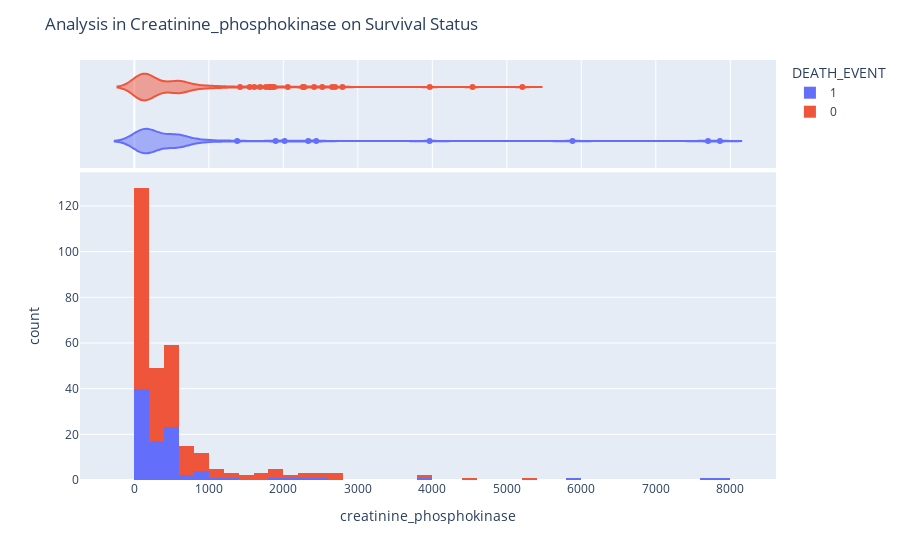

Notebook source saved alongside this figure:
### Markdown cell above
# Other Factors

### Code cell
fig = px.histogram(heart_data, x='creatinine_phosphokinase', color='DEATH_EVENT', marginal='violin', hover_data=heart_data.columns)
fig.update_layout(title_text='Analysis in Creatinine_phosphokinase on Survival Status')
fig.show()

### Figure 1 — Plotly figure (JSON) as saved in the notebook; plotly's stock layout.template omitted (floating-point values rounded to 4 significant figures; data arrays with more than 128 entries replaced by an {"elided": "..."} marker saying what was removed)
{"data": [{"alignmentgroup": "True", "bingroup": "x", "hovertemplate": "DEATH_EVENT=1<br>creatinine_phosphokinase=%{x}<br>count=%{y}<extra></extra>", "legendgroup": "1", "marker": {"color": "#636efa", "pattern": {"shape": ""}}, "name": "1", "offsetgroup": "1", "orientation": "v", "showlegend": true, "x": [582, 7861, 146, 111, 160, 47, 246, 315, 157, 123, 81, 231, 981, 168, 379, 149, 582, 125, 582, 128, 220, 582, 148, 112, 122, 60, 70, 582, 23, 249, 94, 582, 60, 855, 235, 582, 124, 571, 588, 582, 1380, 582, 553, 129, 577, 91, 3964, 69, 260, 371, 789, 364, 7702, 318, 582, 68, 250, 110, 161, 113, 5882, 582, 47, 76, 280, 154, 328, 129, 143, 582, 582, 168, 805, 943, 582, 233, 2334, 2442, 776, 66, 176, 395, 99, 145, 104, 582, 1896, 582, 418, 131, 427, 582, 166, 2017, 258, 1199], "xaxis": "x", "yaxis": "y", "type": "histogram"}, {"alignmentgroup": "True", "customdata": {"elided": "96x12 float values"}, "hovertemplate": "DEATH_EVENT=%{customdata[11]}<br>creatinine_phosphokinase=%{x}<br>age=%{customdata[0]}<br>anaemia=%{customdata[1]}<br>diabetes=%{customdata[2]}<br>ejection_fraction=%{customdata[3]}<br>high_blood_pressure=%{customdata[4]}<br>platelets=%{customdata[5]}<br>serum_creatinine=%{customdata[6]}<br>serum_sodium=%{customdata[7]}<br>sex=%{customdata[8]}<br>smoking=%{customdata[9]}<br>time=%{customdata[10]}<extra></extra>", "legendgroup": "1", "marker": {"color": "#636efa"}, "name": "1", "offsetgroup": "1", "scalegroup": "x", "showlegend": false, "x": [582, 7861, 146, 111, 160, 47, 246, 315, 157, 123, 81, 231, 981, 168, 379, 149, 582, 125, 582, 128, 220, 582, 148, 112, 122, 60, 70, 582, 23, 249, 94, 582, 60, 855, 235, 582, 124, 571, 588, 582, 1380, 582, 553, 129, 577, 91, 3964, 69, 260, 371, 789, 364, 7702, 318, 582, 68, 250, 110, 161, 113, 5882, 582, 47, 76, 280, 154, 328, 129, 143, 582, 582, 168, 805, 943, 582, 233, 2334, 2442, 776, 66, 176, 395, 99, 145, 104, 582, 1896, 582, 418, 131, 427, 582, 166, 2017, 258, 1199], "xaxis": "x2", "yaxis": "y2", "type": "violin"}, {"alignmentgroup": "True", "bingroup": "x", "hovertemplate": "DEATH_EVENT=0<br>creatinine_phosphokinase=%{x}<br>count=%{y}<extra></extra>", "legendgroup": "0", "marker": {"color": "#EF553B", "pattern": {"shape": ""}}, "name": "0", "offsetgroup": "0", "orientation": "v", "showlegend": true, "x": {"elided": "203 int values"}, "xaxis": "x", "yaxis": "y", "type": "histogram"}, {"alignmentgroup": "True", "customdata": {"elided": "203x12 float values"}, "hovertemplate": "DEATH_EVENT=%{customdata[11]}<br>creatinine_phosphokinase=%{x}<br>age=%{customdata[0]}<br>anaemia=%{customdata[1]}<br>diabetes=%{customdata[2]}<br>ejection_fraction=%{customdata[3]}<br>high_blood_pressure=%{customdata[4]}<br>platelets=%{customdata[5]}<br>serum_creatinine=%{customdata[6]}<br>serum_sodium=%{customdata[7]}<br>sex=%{customdata[8]}<br>smoking=%{customdata[9]}<br>time=%{customdata[10]}<extra></extra>", "legendgroup": "0", "marker": {"color": "#EF553B"}, "name": "0", "offsetgroup": "0", "scalegroup": "x", "showlegend": false, "x": {"elided": "203 int values"}, "xaxis": "x2", "yaxis": "y2", "type": "violin"}], "layout": {"xaxis": {"anchor": "y", "domain": [0, 1], "title": {"text": "creatinine_phosphokinase"}}, "yaxis": {"anchor": "x", "domain": [0, 0.7326], "title": {"text": "count"}}, "xaxis2": {"anchor": "y2", "domain": [0, 1], "matches": "x", "showticklabels": false, "showgrid": true}, "yaxis2": {"anchor": "x2", "domain": [0.7426, 1], "matches": "y2", "showticklabels": false, "showline": false, "ticks": "", "showgrid": false}, "legend": {"title": {"text": "DEATH_EVENT"}, "tracegroupgap": 0}, "margin": {"t": 60}, "barmode": "relative", "title": {"text": "Analysis in Creatinine_phosphokinase on Survival Status"}}}
